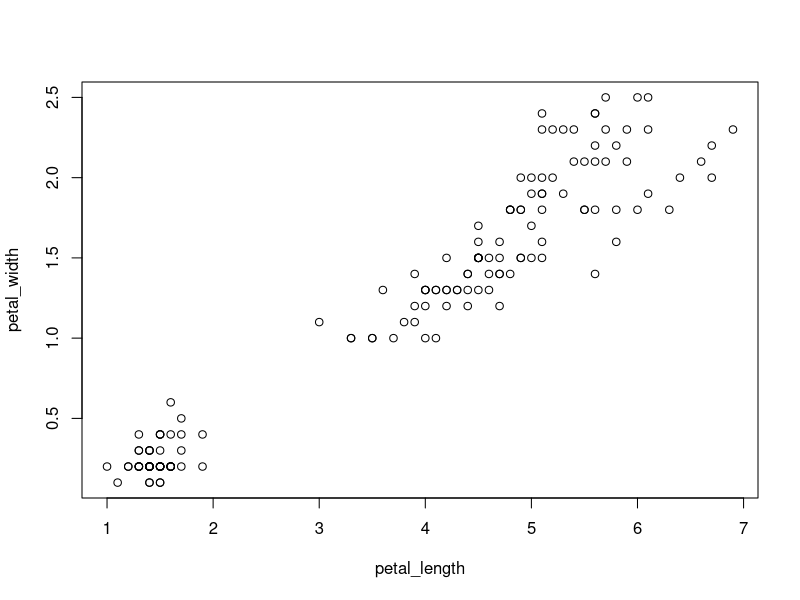
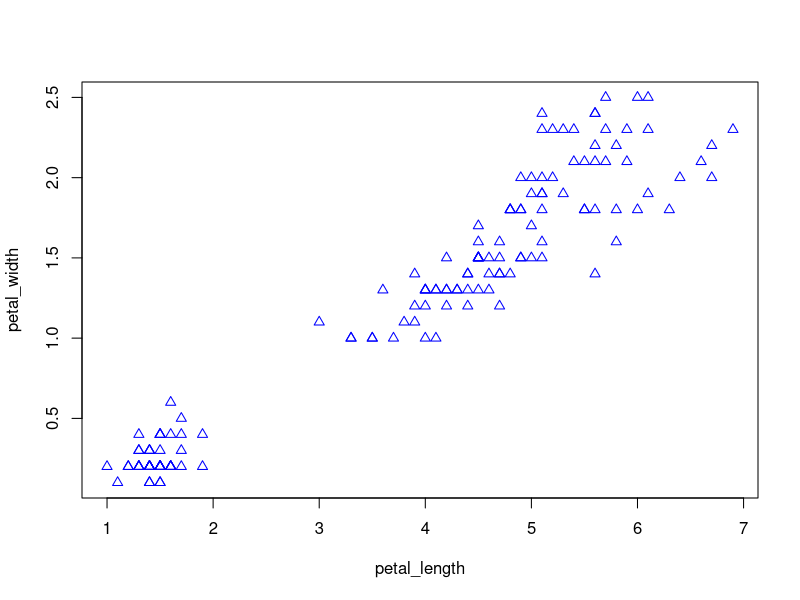
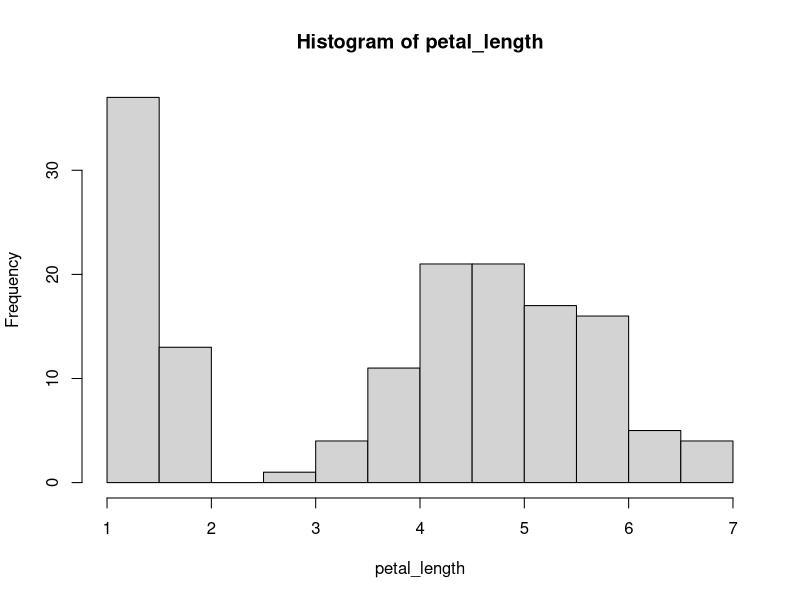

These figures' R source, in order:
# load and attach packages
library(datasets)
library(graphics)

# load example data
iris <- datasets::iris

# do something with the code
petal_length <- iris$Petal.Length

petal_width <- iris$Petal.Width

plot(petal_length, petal_width)

# simple plot of petal width
plot(petal_length, petal_width, pch = 2, col = "blue")

# view a histogram of petal length
hist(petal_length)
